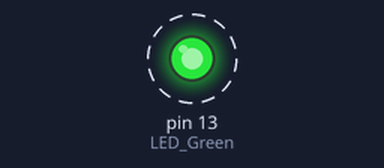
Simulated run of this sketch. Board: Arduino Uno, built with avr-gcc and run on an emulated ATmega328P. Parts: output pins drawn as LEDs (lit = HIGH). Dashed ring = blinking.

Above: at 0.5 s.
Timing chart, 0 to 3.5 s (numbered marks = the images above):
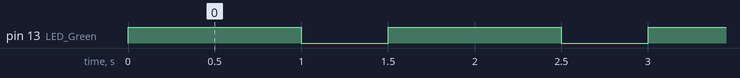

The sketch:

ArduinoTutorial2_Breadboard.ino
```cpp
// Resistance = 220 Ohm;

int LED_Green = 13;
int time_on = 1000, time_off = 500;   //ms

void setup() {
  // put your setup code here, to run once:
  pinMode(LED_Green, OUTPUT);
}

void loop() {
  // put your main code here, to run repeatedly:
  digitalWrite(LED_Green, HIGH);
  delay(time_on);
  digitalWrite(LED_Green, LOW);
  delay(time_off);
}
```

Measured:
- by itself, pin 13 (LED_Green): alternates HIGH for 1.0 s and LOW for 0.50 s
